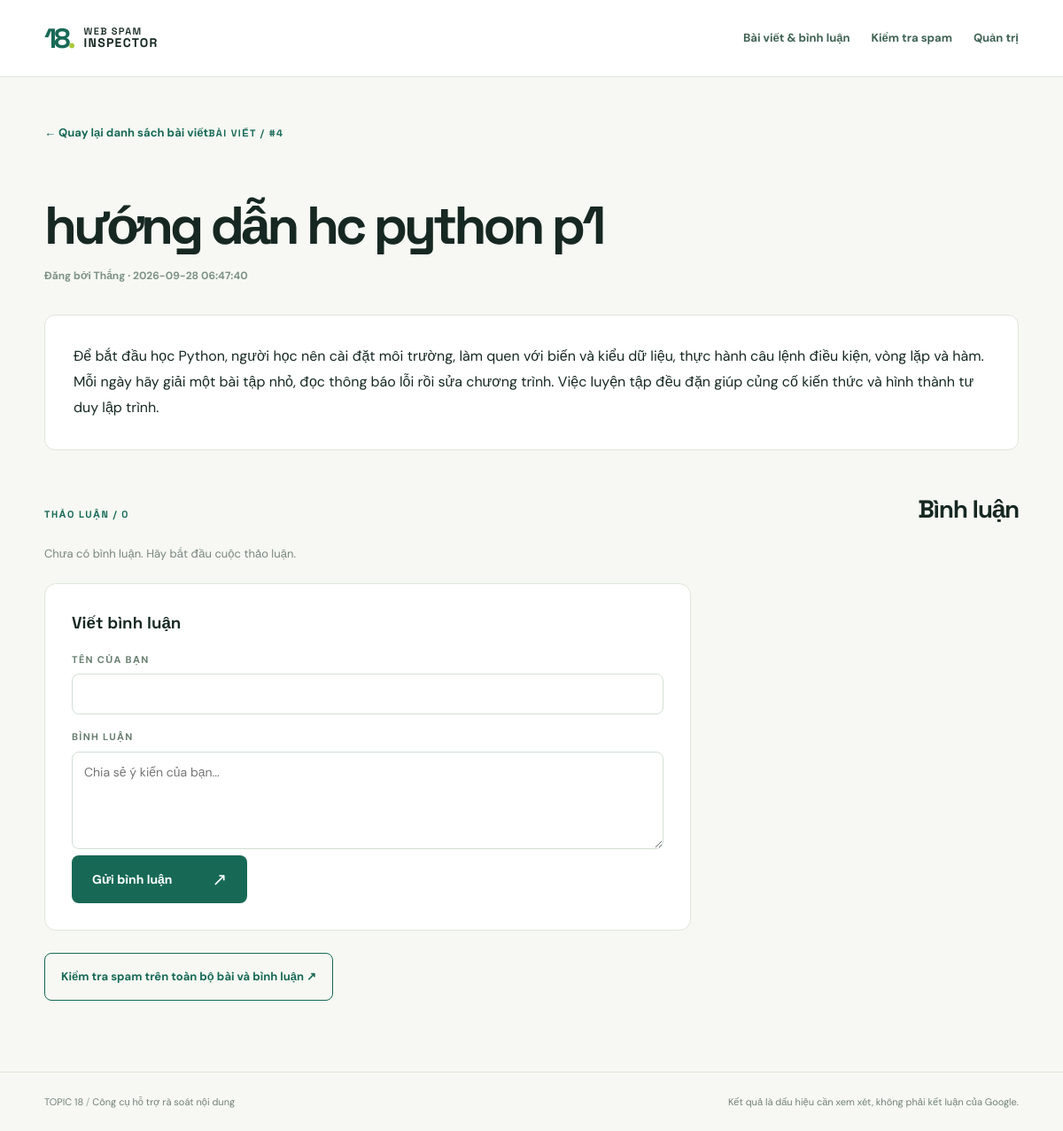
The page /posts/4 on the database its author committed.
### tables this page shows
CREATE TABLE posts (id INTEGER PRIMARY KEY AUTOINCREMENT, title TEXT NOT NULL, body TEXT NOT NULL, author TEXT NOT NULL, created_at TIMESTAMP DEFAULT CURRENT_TIMESTAMP);

### app.py (the view)
@app.get("/posts/<int:post_id>")
def view_post(post_id):
    post, comments = get_post(post_id)
    if post is None:
        abort(404)
    return render_template("post.html", post=post, comments=comments)

### app.py (called while the page is built)
def form_token():
    if "csrf" not in session:
        session["csrf"] = secrets.token_urlsafe(24)
    return session["csrf"]

### store.py (called while the page is built)
def is_postgres():
    return bool(os.getenv("DATABASE_URL", "").startswith(("postgres://", "postgresql://")))

@contextmanager
def connect():
    if is_postgres():
        import psycopg
        from psycopg.rows import dict_row
        connection = psycopg.connect(os.environ["DATABASE_URL"], row_factory=dict_row)
    else:
        path = Path(os.getenv("SQLITE_PATH", Path(__file__).with_name("topic18.db")))
        path.parent.mkdir(parents=True, exist_ok=True)
        connection = sqlite3.connect(path)
        connection.row_factory = sqlite3.Row
        connection.execute("PRAGMA foreign_keys = ON")
    try:
        yield connection
        connection.commit()
    except Exception:
        connection.rollback()
        raise
    finally:
        connection.close()

def run(conn, sql, values=()):
    return conn.execute(sql.replace("?", "%s") if is_postgres() else sql, values)

def init_db(conn):
    primary_key = "BIGSERIAL PRIMARY KEY" if is_postgres() else "INTEGER PRIMARY KEY AUTOINCREMENT"
    run(conn, f"CREATE TABLE IF NOT EXISTS posts (id {primary_key}, title TEXT NOT NULL, body TEXT NOT NULL, author TEXT NOT NULL, created_at TIMESTAMP DEFAULT CURRENT_TIMESTAMP)")
    run(conn, f"CREATE TABLE IF NOT EXISTS comments (id {primary_key}, post_id BIGINT NOT NULL REFERENCES posts(id) ON DELETE CASCADE, author TEXT NOT NULL, body TEXT NOT NULL, created_at TIMESTAMP DEFAULT CURRENT_TIMESTAMP)")
    run(conn, "CREATE TABLE IF NOT EXISTS hidden_items (kind TEXT NOT NULL, item_id BIGINT NOT NULL, PRIMARY KEY(kind,item_id))")

def get_post(post_id):
    with connect() as conn:
        init_db(conn)
        post = run(conn, "SELECT * FROM posts WHERE id=? AND NOT EXISTS (SELECT 1 FROM hidden_items h WHERE h.kind='post' AND h.item_id=posts.id)", (post_id,)).fetchone()
        if post is None:
            return None, []
        comments = run(conn, "SELECT * FROM comments WHERE post_id=? AND NOT EXISTS (SELECT 1 FROM hidden_items h WHERE h.kind='comment' AND h.item_id=comments.id) ORDER BY id", (post_id,)).fetchall()
        return dict(post), [dict(row) for row in comments]

### templates/post.html (shortened to what this page needs)
{% extends 'base.html' %}
{% block content %}
<article class="wrap article"><a class="back" href="{{ url_for('community') }}">← Quay lại danh sách bài viết</a><span class="index">BÀI VIẾT / #{{ post.id }}</span><h1>{{ post.title }}</h1><p class="post-meta">Đăng bởi {{ post.author }} · {{ post.created_at }}</p><div class="article-body">{{ post.body }}</div></article>
<section class="wrap comment-section" id="comments"><div class="section-heading"><span class="index">THẢO LUẬN / {{ comments|length }}</span><h2>Bình luận</h2></div>{% if comments %}<div class="comment-list">{% for comment in comments %}<article class="comment"><div class="avatar">{{ comment.author[:1]|upper }}</div><div><div class="comment-author">{{ comment.author }} <span>· {{ comment.created_at }}</span></div><p>{{ comment.body }}</p></div></article>{% endfor %}</div>{% else %}<p class="field-help">Chưa có bình luận. Hãy bắt đầu cuộc thảo luận.</p>{% endif %}<div class="compose comment-form"><h3>Viết bình luận</h3><form action="{{ url_for('create_comment', post_id=post.id) }}" method="post"><input type="hidden" name="csrf" value="{{ form_token() }}"><div class="honeypot" aria-hidden="true"><label>Website <input name="website" tabindex="-1" autocomplete="off"></label></div><label for="author">TÊN CỦA BẠN</label><input id="author" name="author" maxlength="60" minlength="2" required><label for="body">BÌNH LUẬN</label><textarea id="body" name="body" maxlength="500" minlength="3" required placeholder="Chia sẻ ý kiến của bạn..."></textarea><button class="submit" type="submit">Gửi bình luận <span aria-hidden="true">↗</span></button></form></div><form class="inline-audit" action="{{ url_for('check') }}" method="post"><input type="hidden" name="mode" value="community"><button class="outline-button" type="submit">Kiểm tra spam trên toàn bộ bài và bình luận ↗</button></form></section>
{% endblock %}

### static/style.css (style rules this page uses)
:root { --ink:#172823;--muted:#63716c;--green:#176956;--lime:#d5ed75;--paper:#f7f8f3;--line:#dfe5da;--cream:#fff;--accent:#f2f7e1 }
* { box-sizing:border-box }
body { margin:0;background:var(--paper);color:var(--ink);font-family:'DM Sans',Arial,sans-serif;line-height:1.5 }
h1,h2,h3,p { margin-top:0 }
h1,h2,h3,.brand,.index,.type-num,.finding-id,.summary { font-family:'Space Grotesk',Arial,sans-serif }
a { color:inherit }
.wrap { max-width:1160px;margin:auto;padding-left:30px;padding-right:30px }
.header-tag,.index,.eyebrow,.row-label { font-size:11px;font-weight:700;letter-spacing:.13em }
h1 { font-size:clamp(42px,6vw,79px);line-height:1.08;letter-spacing:-.065em;max-width:960px;margin:24px 0 }
.section-heading { display:flex;justify-content:space-between;align-items:baseline;gap:20px;margin-bottom:20px }
.index { color:var(--green) }
h2 { font-size:28px;letter-spacing:-.045em;margin-bottom:0 }
.field-help { font-size:13px;color:#78867e;margin:12px 0 24px }
.submit { border:0;border-radius:8px;background:var(--green);color:white;min-height:54px;padding:0 23px;font:700 14px 'DM Sans',Arial,sans-serif;cursor:pointer;display:inline-flex;align-items:center;gap:45px }
.submit span { font-size:20px;font-weight:400 }
.back { display:inline-block;color:var(--green);font-size:13px;font-weight:700;text-decoration:none;margin-bottom:48px }
.outline-button { background:transparent;border:1px solid var(--green);border-radius:8px;color:var(--green);padding:15px 18px;min-height:54px;font:700 13px 'DM Sans',Arial,sans-serif;cursor:pointer }
.compose { padding:30px;background:#fff;border:1px solid var(--line);border-radius:13px;align-self:start }
.compose label { display:block;font-size:11px;letter-spacing:.12em;color:#687e70;font-weight:700;margin:17px 0 8px }
.compose input,.compose textarea { width:100%;border:1px solid #d3dfd4;background:#fff;border-radius:8px;padding:13px;color:var(--ink);font:14px 'DM Sans',Arial,sans-serif;outline:none }
.compose textarea { height:185px;resize:vertical }
.post-meta { font-size:12px;color:#7d9185;font-weight:700 }
.article { padding-top:50px;padding-bottom:45px }
.article h1 { font-size:clamp(36px,5vw,62px);margin:15px 0;overflow-wrap:anywhere }
.article-body { margin-top:35px;padding:32px;background:#fff;border:1px solid var(--line);border-radius:12px;font-size:16px;line-height:1.8;white-space:pre-wrap;overflow-wrap:anywhere }
.comment-section { padding-bottom:80px }
.comment-form { max-width:730px;margin-bottom:25px }
.comment-form textarea { height:110px }
.inline-audit { margin-top:25px }

### rows shown on the page
posts: id "4", title "hướng dẫn hc python p1", author "Thắng", created_at "2026-09-28 06:47:40", body "Để bắt đầu học Python, người học nên cài đặt môi trường, làm quen với biến và kiểu dữ liệu, thực hành câu lệnh điều kiện, vòng lặp và hàm. Mỗi ngày hãy giải một bài tập nhỏ, đọc thông báo lỗi rồi sửa chương trình. Việc luyện tập đều đặn giúp củng cố kiến thức và hình thành tư duy lập trình."

### other values the page prints
{{ comments|length }} "0"
